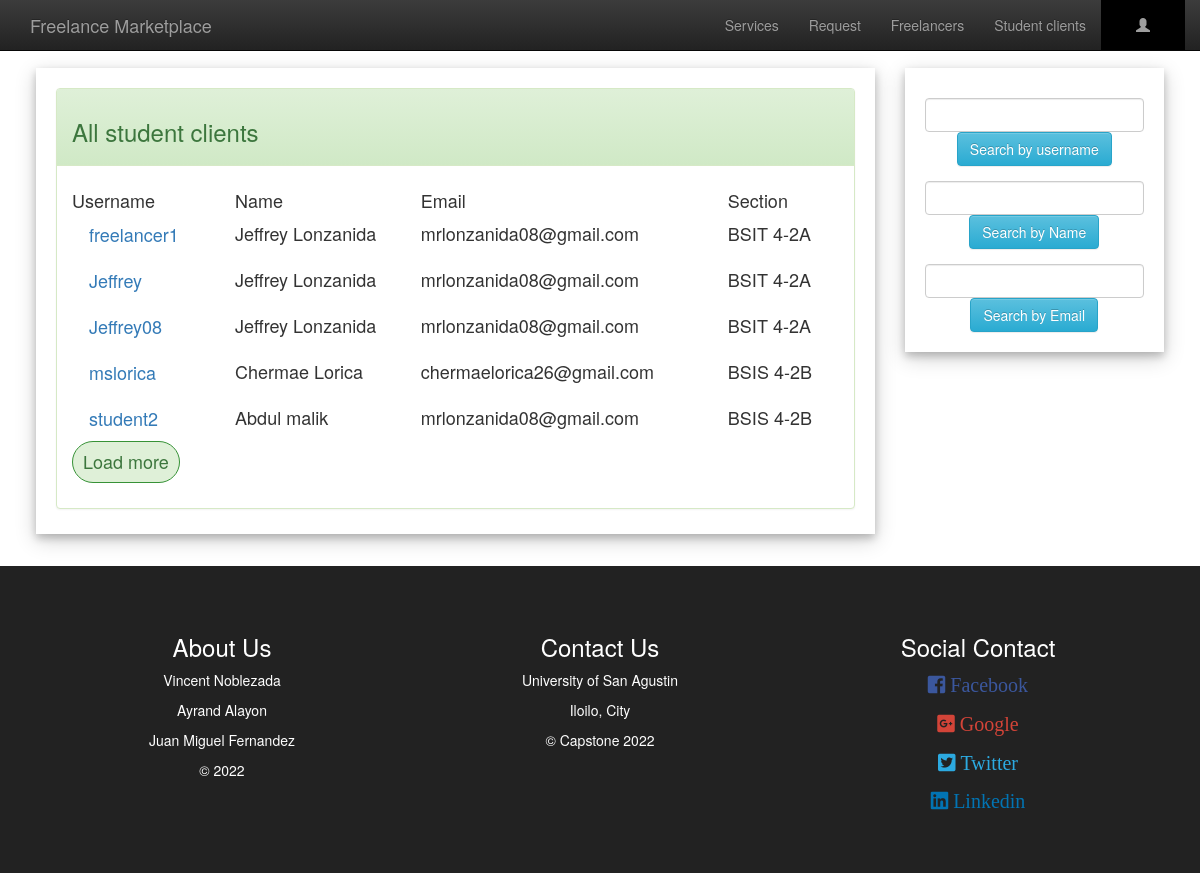
The app's page /allEmployer.php with its own data.
### tables this page shows
CREATE TABLE IF NOT EXISTS `employer` (
  `username` varchar(200) NOT NULL,
  `password` varchar(200) NOT NULL,
  `Name` varchar(200) NOT NULL,
  `email` varchar(200) NOT NULL,
  `contact_no` varchar(200) NOT NULL,
  `address` varchar(200) NOT NULL,
  `gender` varchar(200) NOT NULL,
  `birthdate` varchar(50) NOT NULL,
  `company` varchar(200) DEFAULT NULL,
  `profile_sum` varchar(1000) DEFAULT NULL,
  `photo` varchar(2000) NOT NULL,
  `facebook` varchar(1000) NOT NULL,
  `gmail` varchar(1000) NOT NULL,
  `twitter` varchar(1000) NOT NULL,
  `linkedin` varchar(1000) NOT NULL,
  PRIMARY KEY (`username`)
);

### allEmployer.php (the view, shortened to what this page needs)
<?php include('server.php');
if(isset($_SESSION["Username"])){
	$username=$_SESSION["Username"];
	if ($_SESSION["Usertype"]==1) {
		$linkPro="freelancerProfile.php";
		$linkEditPro="editFreelancer.php";
		$linkBtn="applyJob.php";
		$textBtn="Apply for this job";
	}
	else{
		$linkPro="employerProfile.php";
		$linkEditPro="editEmployer.php";
		$linkBtn="editJob.php";
		$textBtn="Edit the job offer";
	}
}
else{
    $username="";
}
$sql = "SELECT * FROM employer";
$result = $conn->query($sql);
 ?>
<!DOCTYPE html>
<html>
<head>
	<link rel="stylesheet" type="text/css" href="bootstrap/css/bootstrap.min.css">
	<link rel="stylesheet" type="text/css" href="bootstrap/css/bootstrap-theme.min.css">
	<link rel="stylesheet" type="text/css" href="awesome/css/fontawesome-all.min.css">
</head>
<body>
<nav class="navbar navbar-inverse navbar-fixed-top" id="my-navbar">
	<div class="container">
		<div class="navber-header">
			<a href="index.php" class="navbar-brand">Freelance Marketplace</a>
		</div>
		<div class="collapse navbar-collapse" id="navbar-collapse">
			<ul class="nav navbar-nav navbar-right">
				<li><a href="allservices.php">Services</a></li>
				<li><a href="allJob.php">Request</a></li>
				<li><a href="allFreelancer.php">Freelancers</a></li>
				<li><a href="allEmployer.php">Student clients</a></li>
				<li class="dropdown" style="background:#000;padding:0 20px 0 20px;">
			        <a class="dropdown-toggle" data-toggle="dropdown" href="#"><span class="glyphicon glyphicon-user"></span> <?php echo $username; ?>
			        </a>
			    </li>
			</ul>
		</div>
	</div>
</nav>
<div style="padding:1% 3% 1% 3%;">
<div class="row">
	<div class="col-lg-9">
		<div class="card" style="padding:20px 20px 5px 20px;margin-top:20px">
			<div class="panel panel-success">
			  <div class="panel-heading"><h3>All student clients</h3></div>
			  <div class="panel-body"><h4>
                  <table style="width:100%">
                      <tr>
                          <td>Username</td>
                          <td>Name</td>
                          <td>Email</td>
                          <td>Section</td>
                      </tr>
                      <?php
                      if ($result->num_rows > 0) {
                            while($row = $result->fetch_assoc()) {
                                $e_username=$row["username"];
                                $Name=$row["Name"];
                                $email=$row["email"];
                                $company=$row["company"];
                                echo '
                                <form action="allEmployer.php" method="post">
                                <input type="hidden" name="e_user" value="'.$e_username.'">
                                    <tr class="hide-item">
                                    <td><input type="submit" class="btn btn-link btn-lg" value="'.$e_username.'"></td>
                                    <td>'.$Name.'</td>
                                    <td>'.$email.'</td>
                                    <td>'.$company.'</td>
                                    </tr>
                                </form>
                                ';
                                }
                        } else {
                            echo "<tr></tr><tr><td></td><td>Nothing to show</td></tr>";
                        }
                       ?>
                     </table>
					 <button class="show-more-btn">Load more</button>
              </h4></div>
			</div>
		</div>
	</div>
	<div class="col-lg-3" id="sticky">
		<div class="card" style="padding:20px 20px 5px 20px;margin-top:20px">
			<form action="allEmployer.php" method="post">
				<div class="form-group">
				  <input type="text" class="form-control" name="s_username">
				  <center><button type="submit" class="btn btn-info">Search by username</button></center>
				</div>
	        </form>
	        <form action="allEmployer.php" method="post">
				<div class="form-group">
				  <input type="text" class="form-control" name="s_name">
				  <center><button type="submit" class="btn btn-info">Search by Name</button></center>
				</div>
	        </form>
	        <form action="allEmployer.php" method="post">
				<div class="form-group">
				  <input type="text" class="form-control" name="s_email">
				  <center><button type="submit" class="btn btn-info">Search by Email</button></center>
				</div>
	        </form>
	    </div>
	</div>
</div>
</div>
<?php include 'footer.php'?>
</body>
</html>

### allEmployer.php (style rules this page uses)
body { padding-top: 3%;margin: 0; }
.card { box-shadow: 0 4px 8px 0 rgba(0, 0, 0, 0.2), 0 6px 20px 0 rgba(0, 0, 0, 0.19); background:#fff }
#sticky { position:sticky; top:40px; }
.hide-item { display:none; }
.show-more-btn { background-color:#dff0d8; border:1px solid #379237; padding:10px; border-radius:50px; color:#3c763d; }

### records on screen
employer: username "freelancer1", Name "Jeffrey Lonzanida", email "mrlonzanida08@gmail.com", company "BSIT 4-2A"
employer: username "Jeffrey", Name "Jeffrey Lonzanida", email "mrlonzanida08@gmail.com", company "BSIT 4-2A"
employer: username "Jeffrey08", Name "Jeffrey Lonzanida", email "mrlonzanida08@gmail.com", company "BSIT 4-2A"
employer: username "mslorica", Name "Chermae Lorica", email "chermaelorica26@gmail.com", company "BSIS 4-2B"
employer: username "student2", Name "Abdul malik", email "mrlonzanida08@gmail.com", company "BSIS 4-2B"
